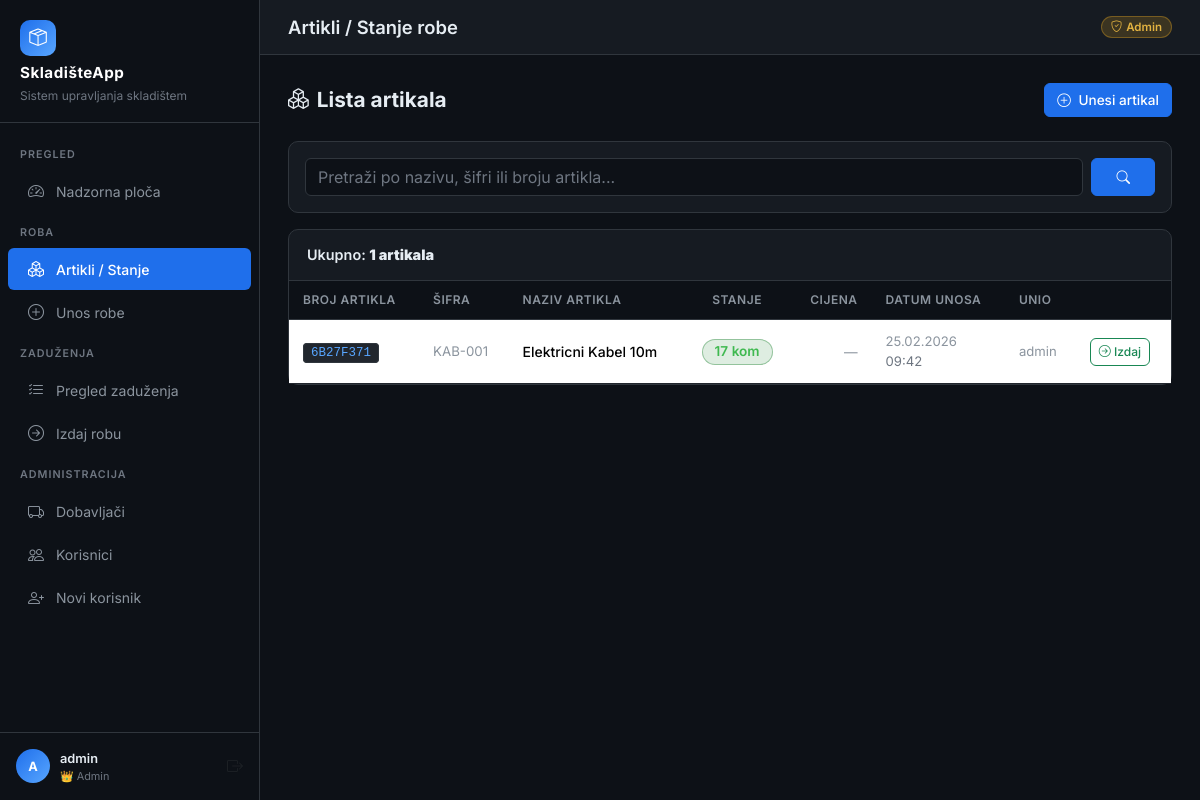
Screenshot of /artikli/ (signed in) with the database file from the repository.
### core/models.py (models this page shows, shortened)
class User(AbstractBaseUser, PermissionsMixin):
    ROLE_CHOICES = [
        ('ADMIN', 'Admin'),
        ('RADNIK', 'Radnik'),
    ]
    username = models.CharField(max_length=150, unique=True, verbose_name='Korisničko ime')
    role = models.CharField(max_length=10, choices=ROLE_CHOICES, default='RADNIK', verbose_name='Uloga')
    is_active = models.BooleanField(default=True)
    is_staff = models.BooleanField(default=False)
    date_joined = models.DateTimeField(auto_now_add=True)
    USERNAME_FIELD = 'username'
    REQUIRED_FIELDS = []
    objects = UserManager()
    class Meta:
        verbose_name = 'Korisnik'
        verbose_name_plural = 'Korisnici'
    @property
    def is_admin(self):
        return self.role == 'ADMIN'

class Artikal(models.Model):
    random_broj = models.CharField(max_length=20, unique=True, default=generate_random_broj, editable=False, verbose_name='Broj artikla')
    sifra_artikla = models.CharField(max_length=100, verbose_name='Šifra artikla')
    naziv_artikla = models.CharField(max_length=255, verbose_name='Naziv artikla')
    kolicina = models.PositiveIntegerField(default=0, verbose_name='Količina')
    cijena = models.DecimalField(max_digits=10, decimal_places=2, null=True, blank=True, verbose_name='Cijena (KM)')
    supplier = models.ForeignKey(
        Supplier, on_delete=models.SET_NULL, null=True, blank=True,
        related_name='artikli', verbose_name='Dobavljač'
    )
    datum_unosa = models.DateTimeField(auto_now_add=True, verbose_name='Datum unosa')
    unio = models.ForeignKey(User, on_delete=models.SET_NULL, null=True, related_name='uneseni_artikli', verbose_name='Unio')
    class Meta:
        verbose_name = 'Artikal'
        verbose_name_plural = 'Artikli'
        ordering = ['-datum_unosa']

### core/views.py (the view)
# urls.py: path('artikli/', views.artikli_lista, name='artikli_lista'),
@login_required
def artikli_lista(request):
    q = request.GET.get('q', '')
    artikli = Artikal.objects.select_related('unio').order_by('-datum_unosa')
    if q:
        artikli = artikli.filter(
            Q(naziv_artikla__icontains=q) |
            Q(sifra_artikla__icontains=q) |
            Q(random_broj__icontains=q)
        )
    return render(request, 'artikli/lista.html', {'artikli': artikli, 'q': q})

### templates/artikli/lista.html (shortened to what this page needs)
{% extends 'base.html' %}
{% block page_title %}Artikli / Stanje robe{% endblock %}
{% block content %}
<div class="page-header">
    <h2><i class="bi bi-boxes me-2"></i>Lista artikala</h2>
    <a href="{% url 'artikal_unos' %}" class="btn btn-primary">
        <i class="bi bi-plus-circle me-1"></i> Unesi artikal
    </a>
</div>
<div class="card mb-3">
    <div class="card-body py-3">
        <form method="get" class="d-flex gap-2">
            <input type="text" name="q" value="{{ q }}" class="form-control"
                placeholder="Pretraži po nazivu, šifri ili broju artikla...">
            <button type="submit" class="btn btn-primary px-4">
                <i class="bi bi-search"></i>
            </button>
        </form>
    </div>
</div>
<div class="card">
    <div class="card-header">
        Ukupno: <strong>{{ artikli.count }} artikala</strong>
    </div>
    {% if artikli %}
    <div style="overflow-x:auto;">
        <table class="table table-borderless mb-0">
            <thead>
                <tr>
                    <th>Broj artikla</th>
                    <th>Šifra</th>
                    <th>Naziv artikla</th>
                    <th class="text-center">Stanje</th>
                    <th class="text-end">Cijena</th>
                    <th>Datum unosa</th>
                    <th>Unio</th>
                    <th></th>
                </tr>
            </thead>
            <tbody>
                {% for a in artikli %}
                <tr>
                    <td><span class="code-badge">{{ a.random_broj }}</span></td>
                    <td style="font-size:0.83rem; color:#8b949e;">{{ a.sifra_artikla }}</td>
                    <td>
                        <span style="font-weight:500;">{{ a.naziv_artikla }}</span>
                    </td>
                    <td class="text-center">
                        <span class="badge"
                            style="font-size:0.85rem; padding:5px 12px;
                            {% if a.kolicina == 0 %}background:rgba(218,54,51,0.15); color:#f85149; border:1px solid rgba(218,54,51,0.4);
                            {% elif a.kolicina < 5 %}background:rgba(227,179,65,0.15); color:#e3b341; border:1px solid rgba(227,179,65,0.4);
                            {% else %}background:rgba(35,134,54,0.15); color:#3fb950; border:1px solid rgba(35,134,54,0.4);{% endif %}">
                            {{ a.kolicina }} kom
                        </span>
                    </td>
                    <td class="text-end" style="color:#8b949e; font-size:0.85rem;">
                        {% if a.cijena %}{{ a.cijena }} KM{% else %}—{% endif %}
                    </td>
                    <td style="color:#8b949e; font-size:0.82rem;">
                        {{ a.datum_unosa|date:"d.m.Y" }}<br>
                        <span style="color:#6e7681">{{ a.datum_unosa|date:"H:i" }}</span>
                    </td>
                    <td style="color:#8b949e; font-size:0.82rem;">{{ a.unio.username }}</td>
                    <td>
                        {% if a.kolicina > 0 %}
                        <a href="{% url 'zaduzenje_novo' %}?artikal={{ a.id }}"
                            class="btn btn-sm btn-outline-success py-1 px-2" style="font-size:0.75rem;">
                            <i class="bi bi-arrow-right-circle"></i> Izdaj
                        </a>
                        {% else %}
                        <span style="color:#6e7681; font-size:0.8rem;">Nema na stanju</span>
                        {% endif %}
                    </td>
                </tr>
                {% endfor %}
            </tbody>
        </table>
    </div>
    {% endif %}
</div>
{% endblock %}

### templates/base.html (shortened to what this page needs)
<!DOCTYPE html>
<html lang="bs">
<head>
    <link href="https://cdn.jsdelivr.net/npm/bootstrap@5.3.2/dist/css/bootstrap.min.css" rel="stylesheet">
    <link href="https://cdn.jsdelivr.net/npm/bootstrap-icons@1.11.3/font/bootstrap-icons.css" rel="stylesheet">
</head>
<body>
    {% if user.is_authenticated %}
    <aside class="sidebar" id="sidebar">
        <div class="sidebar-brand">
            <div class="brand-icon">
                <i class="bi bi-box-seam text-white" style="font-size:1.1rem"></i>
            </div>
            <h5>SkladišteApp</h5>
            <small>Sistem upravljanja skladištem</small>
        </div>
        <nav class="sidebar-nav">
            <div class="nav-section-title">Pregled</div>
            <a href="{% url 'dashboard' %}"
                class="nav-link {% if request.resolver_match.url_name == 'dashboard' %}active{% endif %}">
                <i class="bi bi-speedometer2"></i> Nadzorna ploča
            </a>
            <div class="nav-section-title">Roba</div>
            <a href="{% url 'artikli_lista' %}"
                class="nav-link {% if 'artikli' in request.resolver_match.url_name %}active{% endif %}">
                <i class="bi bi-boxes"></i> Artikli / Stanje
            </a>
            <a href="{% url 'artikal_unos' %}"
                class="nav-link {% if request.resolver_match.url_name == 'artikal_unos' %}active{% endif %}">
                <i class="bi bi-plus-circle"></i> Unos robe
            </a>
            <div class="nav-section-title">Zaduženja</div>
            <a href="{% url 'zaduzenja_lista' %}"
                class="nav-link {% if request.resolver_match.url_name == 'zaduzenja_lista' %}active{% endif %}">
                <i class="bi bi-list-check"></i> Pregled zaduženja
            </a>
            <a href="{% url 'zaduzenje_novo' %}"
                class="nav-link {% if request.resolver_match.url_name == 'zaduzenje_novo' %}active{% endif %}">
                <i class="bi bi-arrow-right-circle"></i> Izdaj robu
            </a>
            {% if user.is_admin %}
            <div class="nav-section-title">Administracija</div>
            <a href="{% url 'dobavljaci_lista' %}"
                class="nav-link {% if 'dobavljac' in request.resolver_match.url_name %}active{% endif %}">
                <i class="bi bi-truck"></i> Dobavljači
            </a>
            <a href="{% url 'korisnici_lista' %}"
                class="nav-link {% if 'korisnici' in request.resolver_match.url_name %}active{% endif %}">
                <i class="bi bi-people"></i> Korisnici
            </a>
            <a href="{% url 'korisnik_novi' %}"
                class="nav-link {% if request.resolver_match.url_name == 'korisnik_novi' %}active{% endif %}">
                <i class="bi bi-person-plus"></i> Novi korisnik
            </a>
            {% endif %}
        </nav>
        <div class="sidebar-footer">
            <div class="user-card">
                <div class="user-avatar {% if user.is_admin %}avatar-admin{% else %}avatar-radnik{% endif %}">
                    {{ user.username|first|upper }}
                </div>
                <div class="user-info">
                    <div class="name">{{ user.username }}</div>
                    <div class="role-badge">
                        {% if user.is_admin %}👑 Admin{% else %}👷 Radnik{% endif %}
                    </div>
                </div>
                <a href="{% url 'logout' %}" class="text-muted ms-1" title="Odjava"
                    style="text-decoration:none; font-size:1rem;">
                    <i class="bi bi-box-arrow-right"></i>
                </a>
            </div>
        </div>
    </aside>
    <div class="main-content">
        <div class="topbar">
            <div class="d-flex align-items-center gap-3">
                <h1>{% block page_title %}Nadzorna ploča{% endblock %}</h1>
            </div>
            <div class="d-flex align-items-center gap-2">
                <span class="badge {% if user.is_admin %}badge-admin{% else %}badge-radnik{% endif %}">
                    {% if user.is_admin %}<i class="bi bi-shield-check me-1"></i>Admin{% else %}<i
                        class="bi bi-person-badge me-1"></i>Radnik{% endif %}
                </span>
            </div>
        </div>
        <div class="page-content">
            {% block content %}{% endblock %}
        </div>
    </div>
    {% endif %}
</body>
</html>

### rows the page displays
User: username|first "A", username "admin"
Artikal: random_broj "6B27F371", sifra_artikla "KAB-001", naziv_artikla "Elektricni Kabel 10m", kolicina "17", datum_unosa "25.02.2026", datum_unosa "09:42", unio.username "admin"

### other values shown
{{ artikli.count }} "1"
